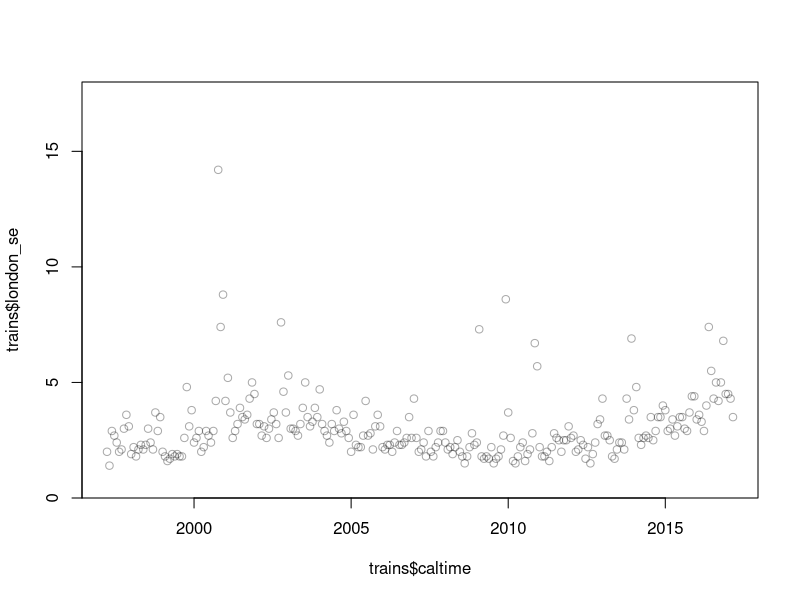
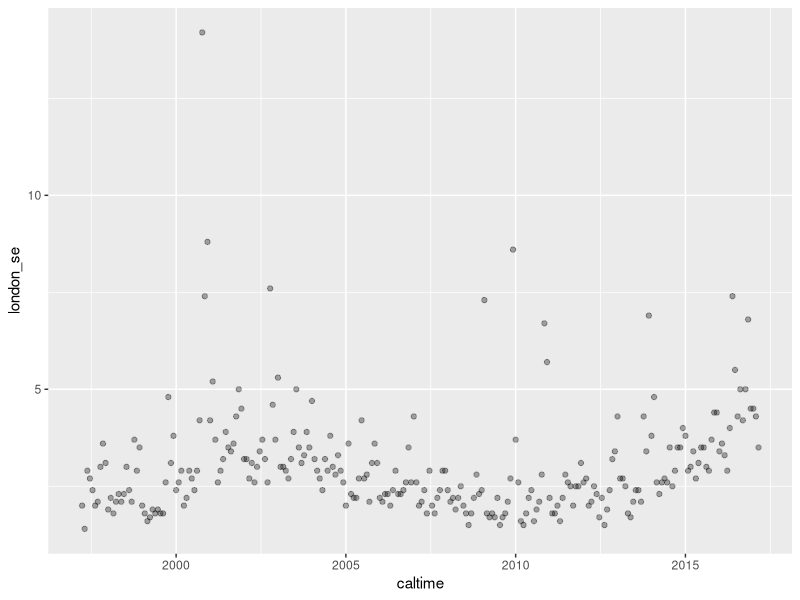
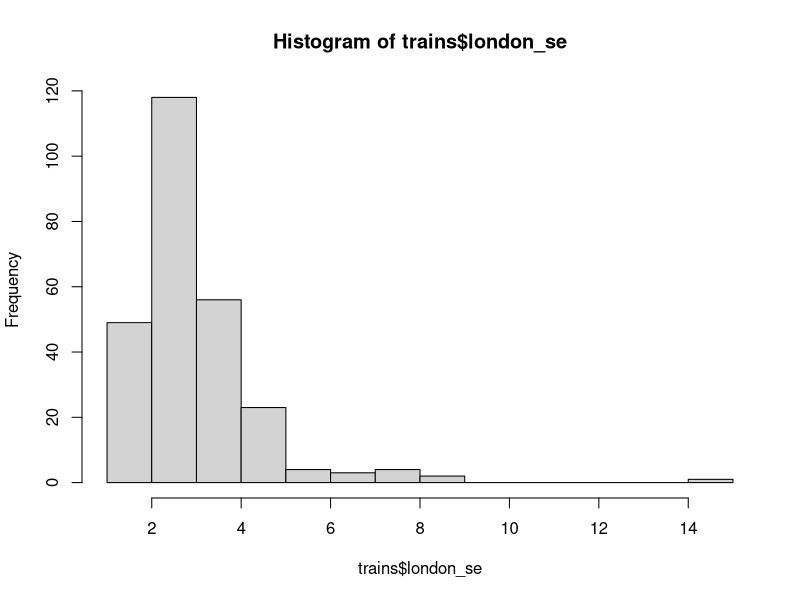
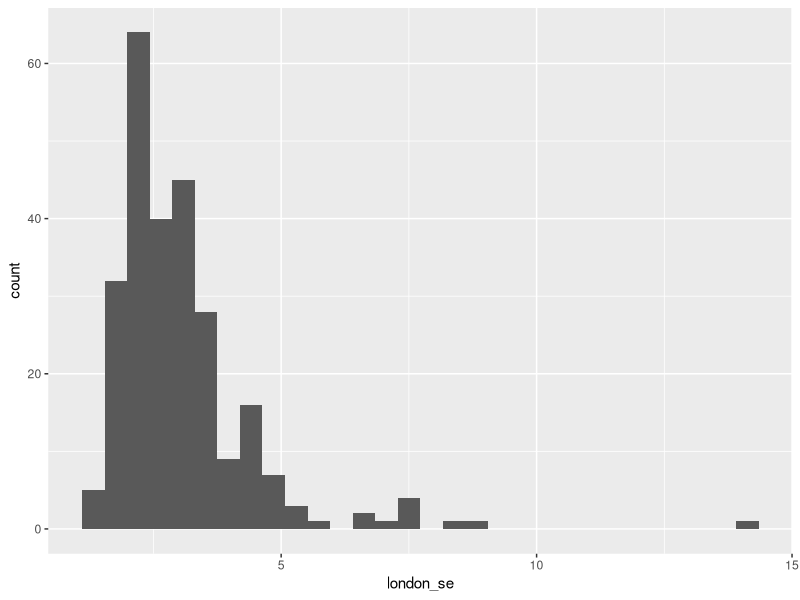

Write R code to recreate these figures, in order.
# open the train delay data and generate the new variables
trains<-read.csv('traindelays.csv',stringsAsFactors=FALSE)
# define calendar year starting mid Jan
trains$calyear<-trains$finyear
trains$calyear[trains$fourweek>10]<-trains$finyear[trains$fourweek>10]+1
trains$calperiod<-trains$fourweek+3
trains$calperiod[trains$fourweek>10]<-trains$fourweek[trains$fourweek>10]-10
trains$caltime<-trains$calyear+((trains$calperiod-1)/13)

# bivariate plots
plot(trains$caltime, trains$london_se, col="#00000055", 
     ylim=c(0, 18), yaxs="i")
library(ggplot2)
ggplot(data=trains, 
       aes(x=caltime, y=london_se)) +
    geom_point(color="#00000055")


# univariate plots
hist(trains$london_se)
  # then try ading these options one by one:
  # breaks=20, xlim=c(0,16), xaxs="i", yaxs="i"
ggplot(trains, aes(london_se)) + geom_histogram()
  # try out some themes from page 2 of the ggplot2 cheat sheet
  # try controlling the axes with:
  # + coord_cartesian(xlim=c(0,16), ylim=c(0,70))




